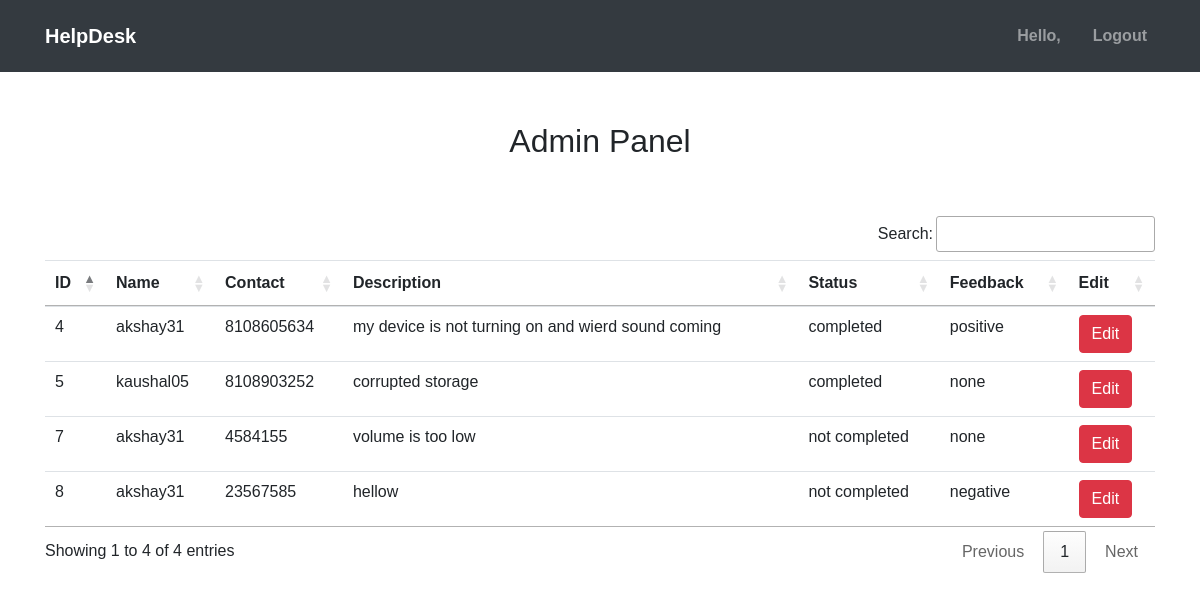
Screenshot of /admin_panel (signed in) with the database file from the repository.
### desk/models.py (models this page shows, shortened)
class Query(models.Model):
    name = models.CharField(max_length=50)
    contact = models.IntegerField()
    description = models.CharField(max_length=100)
    status = models.CharField(max_length=20, default='not completed')
    feedback = models.CharField(max_length=20, default='none')
    published_date = models.DateTimeField(blank=True, null=True)

### desk/views.py (the view)
# urls.py: path('admin_panel', views.admin_panel, name='admin_panel'),
def admin_panel(request):
    if not request.user.is_staff:
        return redirect('admin_login')
    query = Query.objects.all().order_by('published_date')
    x = {'query': query}
    return render(request, 'admin_panel.html', x)

### desk/templates/admin_panel.html (shortened to what this page needs)
{% extends 'navigation.html' %}
{% load static %}
{% block body %}
<div class="container" style="margin-top:50px">
    <h2 class="text-center">Admin Panel</h2>
    <br>
    <br>
    <table id="example" class="table table-hover">
        <thead>
        <tr>
            <th>ID</th>
            <th>Name</th>
            <th>Contact</th>
            <th>Description</th>
            <th>Status</th>
            <th>Feedback</th>
            <th>Edit</th>
        </tr>
        </thead>
        <tbody>
        {% for i in query %}
        <tr>
            <td>{{i.id}}</td>
            <td>{{i.name}}</td>
            <td>{{i.contact}}</td>
            <td>{{i.description}}</td>
            <td>{{i.status}}</td>
            <td>{{i.feedback}}</td>
            <td><a href="{% url 'edit_query' i.id %}" class="btn btn-danger">Edit</a></td>
        </tr>
        {% endfor %}
        </tbody>
    </table>
</div>
{% endblock %}

### desk/templates/navigation.html (shortened to what this page needs)
<!DOCTYPE html>
<html lang="en">
<head>
    {% load static %}
      <link rel="stylesheet" href="https://maxcdn.bootstrapcdn.com/bootstrap/4.3.1/css/bootstrap.min.css">
      <link rel="stylesheet" href="https://use.fontawesome.com/releases/v5.6.3/css/all.css"></head>
    <link rel="stylesheet" type="text/css" href="{% static 'css/mystyle.css' %}">
    <link rel="stylesheet" href="https://cdn.datatables.net/1.10.22/css/jquery.dataTables.min.css">
    <link rel="stylesheet" href="https://cdn.datatables.net/buttons/1.6.4/css/buttons.dataTables.min.css">
</head>
<body>
<nav class="navbar navbar-expand-sm bg-dark navbar-dark fixed top pt-3 pb-3 font-weight-bold">
    <div class="container">
    <a class="navbar-brand" href="{% url 'index'%}">HelpDesk</a>
    <div class="collapse navbar-collapse" id="myMenu">
        <ul class="navbar-nav ml-auto" >
            {% if user.is_authenticated %}
                <li class="nav-item px-3"><a class="nav-link">Hello, {{user.first_name}}</a></li>
                <li class="nav-item"><a class="nav-link" href="{% url 'logout'%}"> Logout </a></li>
            {% endif  %}
        </ul>
    </div>
    </div>
</nav>
{% block body %}
{% endblock %}
</body>
</html>

### desk/static/css/mystyle.css (style rules this page uses)
body { font-family:'Poppins', sans-serif; }
a, a:hover, a:focus { color:inherit; text-decoration:none; transition: all 0.3s; }

### rows the page displays
Query: id "4", name "akshay31", contact "8108605634", description "my device is not turning on and wierd sound coming", status "completed", feedback "positive"
Query: id "5", name "kaushal05", contact "8108903252", description "corrupted storage", status "completed", feedback "none"
Query: id "7", name "akshay31", contact "4584155", description "volume is too low", status "not completed", feedback "none"
Query: id "8", name "akshay31", contact "23567585", description "hellow", status "not completed", feedback "negative"
